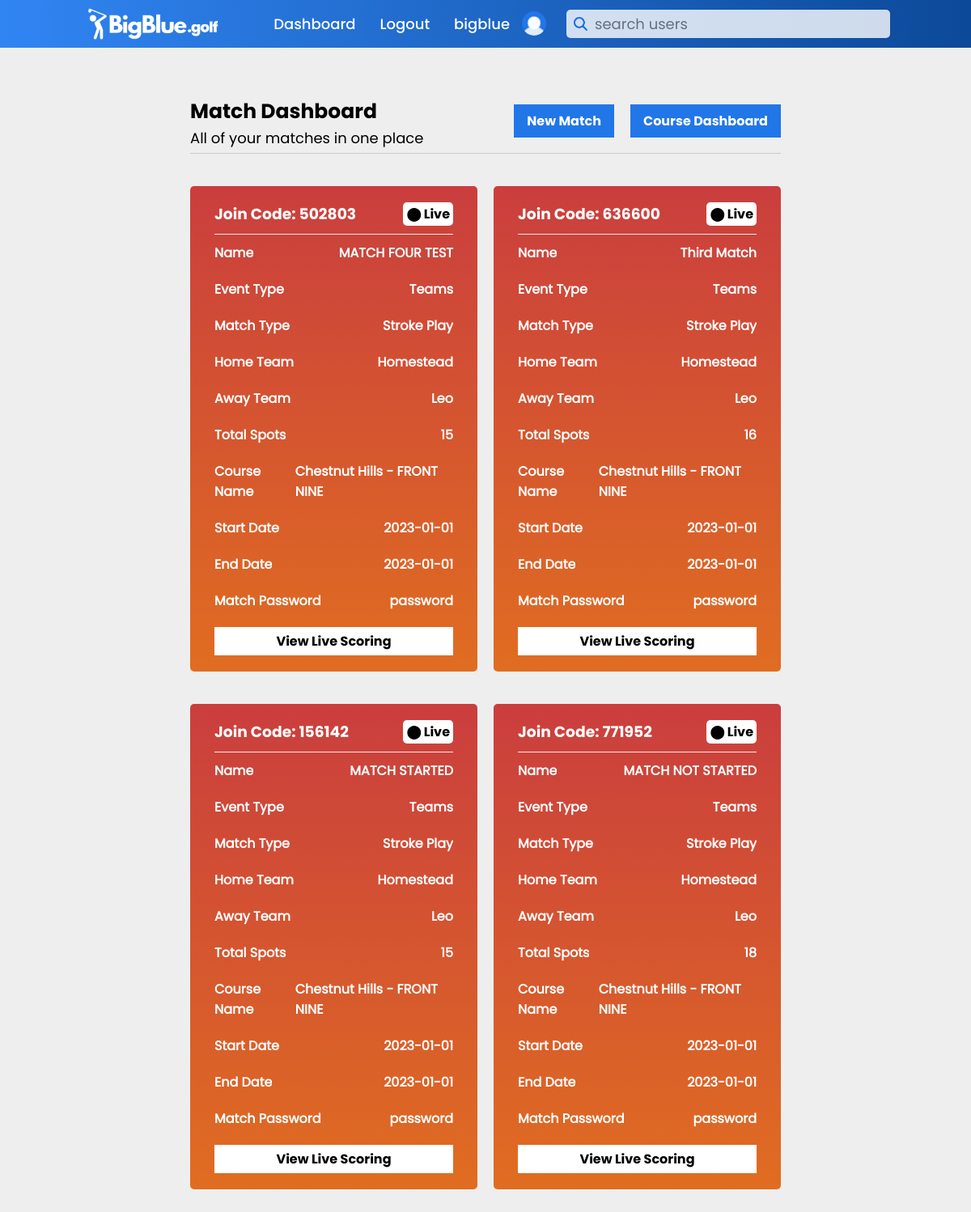
The page /match_dashboard (signed in) on the database its author committed.
### main.py (models this page shows, shortened)
class users(db.Model):
    _id = db.Column("id", db.Integer, primary_key=True)
    name = db.Column(db.String(100))
    username = db.Column(db.String(50))
    password = db.Column(db.String(50))
    email = db.Column(db.String(100))
    rank = db.Column(db.String(10))
    gender = db.Column(db.String(10))
    bio = db.Column(db.String(500))
    team = db.Column(db.String(25))
    verified = db.Column(db.Integer)
    pic = db.Column(db.String)
    banner = db.Column(db.String)
    first_login = db.Column(db.DateTime, default="2022-06-03 03:15:12.433675")
    last_login = db.Column(db.DateTime, default="2022-06-03 03:15:12.433675")

class match(db.Model):
    _id = db.Column("id", db.Integer, primary_key=True)
    match_name = db.Column(db.String(50))
    match_course = db.Column(db.String(50))
    event_type = db.Column(db.String(1))
    match_type = db.Column(db.String(25))
    start_time = db.Column(db.String(25))
    end_time = db.Column(db.String(25))
    teams1 = db.Column(db.String())
    total_players = db.Column(db.Integer)
    scores_file = db.Column(db.String(50))
    match_code = db.Column(db.String(6))
    match_password = db.Column(db.String())
    created_by = db.Column(db.String())
    match_live = db.Column(db.Integer, default=0)

class course(db.Model):
    _id = db.Column("id", db.Integer, primary_key=True)
    course_name = db.Column(db.String(50))
    course_holes = db.Column(db.String(3))
    par1 = db.Column(db.Integer)
    par2 = db.Column(db.Integer)
    par3 = db.Column(db.Integer)
    par4 = db.Column(db.Integer)
    par5 = db.Column(db.Integer)
    par6 = db.Column(db.Integer)
    par7 = db.Column(db.Integer)
    par8 = db.Column(db.Integer)
    par9 = db.Column(db.Integer)
    par10 = db.Column(db.Integer)
    par11 = db.Column(db.Integer)
    par12 = db.Column(db.Integer)
    par13 = db.Column(db.Integer)
    par14 = db.Column(db.Integer)
    par15 = db.Column(db.Integer)
    par16 = db.Column(db.Integer)
    par17 = db.Column(db.Integer)
    par18 = db.Column(db.Integer)
    city = db.Column(db.String)
    course_bio = db.Column(db.String(1000))
    created_by = db.Column(db.String)

### main.py (the view)
@app.route("/match_dashboard")
def match_dashboard():
    if 'active_user' in session and session['active_user'][2] == 'coach':
        found_course = course.query.filter_by(created_by=session['active_user'][0]).all()
        found_match = match.query.filter_by(created_by=session['active_user'][0]).all()
        found_user = users.query.filter_by(username=session['active_user'][0]).first()
        return render_template("match_dashboard.html", course_data=found_course, data=found_user, match_data=found_match)
    return redirect(url_for('error', msg="You do not have access to this site."))

### templates/match_dashboard.html (shortened to what this page needs)
{% if data.rank == 'coach' %}
    {% extends "indexcontentcoachlogin.html" %}
{% elif data.rank == 'player' %}
    {% extends "indexcontentplayerlogin.html" %}
{% else %}
    {% extends "indexcontent.html" %}
{% endif %}
{% block content %}
<html>
        <head>
            <link rel="stylesheet" href="{{ url_for('static', filename='styles/matchdashboard.css') }}">
        </head>
    <div class="main-container">
        <div class="heading-info">
            <div class="hero-info">
                <h3>Match Dashboard</h3>
                <p>All of your matches in one place</p>
            </div>
            <div class="hero-buttons">
                <a href="/create_match">New Match</a>
                <a href="/course_dashboard">Course Dashboard</a>
            </div>
        </div>
        <div class="grid-container">
            {% for item in match_data[::-1] %}
                {% if item.match_live == 0 %}
                    <div class="match-container">
                        <div id="row-one">
                            <div>
                                <h3>Join Code: {{item.match_code}}</h3>
                            </div>
                            <div id="action-icons">
                                <a href="/edit_match/{{item._id}}"><img src="{{ url_for('static', filename='logo graphics/pencilicon.png') }}"></a>
                                <a href="/delete_match/{{item._id}}"><img src="{{ url_for('static', filename='logo graphics/trashcan.png') }}"></a>
                            </div>
                        </div>
                        <div class="row-div">
                            <div>
                                <h4>Name</h4>
                            </div>
                            <div>
                                <h4>{{item.match_name}}</h4>
                            </div>
                        </div>
                        <div class="row-div">
                            <div>
                                <h4>Event Type</h4>
                            </div>
                            <div>
                                <h4>{{item.event_type}}</h4>
                            </div>
                        </div>
                        <div class="row-div">
                            <div>
                                <h4>Match Type</h4>
                            </div>
                            <div>
                                <h4>{{item.match_type}}</h4>
                            </div>
                        </div>
                        <div class="row-div">
                            <div>
                                <h4>Home Team</h4>
                            </div>
                            <div>
                                <h4>{{item.teams1.split('~')[0]}}</h4>
                            </div>
                        </div>
                        <div class="row-div">
                            <div>
                                <h4>Away Team</h4>
                            </div>
                            <div>
                                <h4>{{item.teams1.split('~')[1]}}</h4>
                            </div>
                        </div>
                        <div class="row-div">
                            <div>
                                <h4>Total Spots</h4>
                            </div>
                            <div>
                                <h4>{{item.total_players}}</h4>
                            </div>
                        </div>
                        <div class="row-div">
                            <div>
                                <h4>Course Name</h4>
                            </div>
                            <div>
                                <h4>{{item.match_course}}</h4>
                            </div>
                        </div>
                        <div class="row-div">
                            <div>
                                <h4>Start Date</h4>
                            </div>
                            <div>
                                <h4>{{item.start_time}}</h4>
                            </div>
                        </div>
                        <div class="row-div">
                            <div>
                                <h4>End Date</h4>
                            </div>
                            <div>
                                <h4>{{item.end_time}}</h4>
                            </div>
                        </div>
                        <div class="row-div">
                            <div>
                                <h4>Match Password</h4>
                            </div>
                            <div>
                                <h4>{{item.match_password}}</h4>
                            </div>
                        </div>
                        {% for i in course_data %}
                            {% if i.course_name == item.match_course %}
                                <a id="start-match-button" href="/start_match/{{item._id}}/{{i._id}}">Start Match</a>
                            {% endif %}
                        {% endfor %}
                    </div>
                {% elif item.match_live == 1 %}
                    <div class="match-container-live">
                        <div id="row-one-live">
                            <div>
                                <h3>Join Code: {{item.match_code}}</h3>
                            </div>
                            <div id="live-message">
                                <h4>⬤ Live</h4>
                            </div>
                        </div>
                        <div class="row-div-live">
                            <div>
                                <h4>Name</h4>
                            </div>
                            <div>
                                <h4>{{item.match_name}}</h4>
                            </div>
                        </div>
                        <div class="row-div-live">
                            <div>
                                <h4>Event Type</h4>
                            </div>
                            <div>
                                <h4>{{item.event_type}}</h4>
                            </div>
                        </div>
                        <div class="row-div-live">
                            <div>
                                <h4>Match Type</h4>
                            </div>
                            <div>
                                <h4>{{item.match_type}}</h4>
                            </div>
                        </div>
                        <div class="row-div-live">
                            <div>
                                <h4>Home Team</h4>
                            </div>
                            <div>
                                <h4>{{item.teams1.split('~')[0]}}</h4>
                            </div>
                        </div>
                        <div class="row-div-live">
                            <div>
                                <h4>Away Team</h4>
                            </div>
                            <div>
                                <h4>{{item.teams1.split('~')[1]}}</h4>
                            </div>
                        </div>
                        <div class="row-div-live">
                            <div>
                                <h4>Total Spots</h4>
                            </div>
                            <div>
                                <h4>{{item.total_players}}</h4>
                            </div>
                        </div>
                        <div class="row-div-live">
                            <div>
                                <h4>Course Name</h4>
                            </div>
                            <div>
                                <h4>{{item.match_course}}</h4>
                            </div>
                        </div>
                        <div class="row-div-live">
                            <div>
                                <h4>Start Date</h4>
                            </div>
                            <div>
                                <h4>{{item.start_time}}</h4>
                            </div>
                        </div>
                        <div class="row-div-live">
                            <div>
                                <h4>End Date</h4>
                            </div>
                            <div>
                                <h4>{{item.end_time}}</h4>
                            </div>
                        </div>
                        <div class="row-div-live">
                            <div>
                                <h4>Match Password</h4>
                            </div>
                            <div>
                                <h4>{{item.match_password}}</h4>
                            </div>
                        </div>
                        {% for i in course_data %}
                            {% if i.course_name == item.match_course %}
                                <a id="live-match-button" href="/active_match_view/{{item._id}}">View Live Scoring</a>
                            {% endif %}
                        {% endfor %}
                    </div>
                {% endif %}
            {% endfor %}
        </div>
    </div>
{% endblock %}

### templates/indexcontentcoachlogin.html (shortened to what this page needs)
<!DOCTYPE html>
<html>
    <head>
    </head>
    <body>
        <header>
            <a href="/">
                <img id="logo-image" src="{{ url_for('static', filename='logo graphics/BigBlue_NewLogo-White.png') }}" class="logo">
            </a>
            <div>
                <ul class="navigation">
                    <li><a href="/match_dashboard">Dashboard</a></li>
                    <li><a href="/logout">Logout</a></li>
                    <li><a href="/dashboard">{{data.username}}</a></li>
                    <li><a href=""><img id="profile-pic" src="{{ url_for('static', filename='logo graphics/user_photos/' + data.pic) }}" alt=""></a></li>
                </ul>
                <form id="search-form" action="/search/" method="post">
                    <input id="searchbar" name="searchbar" type="text" placeholder="search users"></input>
                </form>
            </div>
        </header>
        {% block content %}
        {% endblock %}
    </body>
</html>

### rows shown on the page
users: username "bigblue", pic (placeholder picture)
match: match_code "502803", match_name "MATCH FOUR TEST", event_type "Teams", match_type "Stroke Play", teams1 "Homestead", teams1 "Leo", total_players "15", match_course "Chestnut Hills - FRONT NINE", start_time "2023-01-01", end_time "2023-01-01", match_password "password"
match: match_code "636600", match_name "Third Match", event_type "Teams", match_type "Stroke Play", teams1 "Homestead", teams1 "Leo", total_players "16", match_course "Chestnut Hills - FRONT NINE", start_time "2023-01-01", end_time "2023-01-01", match_password "password"
match: match_code "156142", match_name "MATCH STARTED", event_type "Teams", match_type "Stroke Play", teams1 "Homestead", teams1 "Leo", total_players "15", match_course "Chestnut Hills - FRONT NINE", start_time "2023-01-01", end_time "2023-01-01", match_password "password"
match: match_code "771952", match_name "MATCH NOT STARTED", event_type "Teams", match_type "Stroke Play", teams1 "Homestead", teams1 "Leo", total_players "18", match_course "Chestnut Hills - FRONT NINE", start_time "2023-01-01", end_time "2023-01-01", match_password "password"
